Frame 1 (no input): blank canvas, image omitted
Frame 60 (no input): blank canvas, image omitted
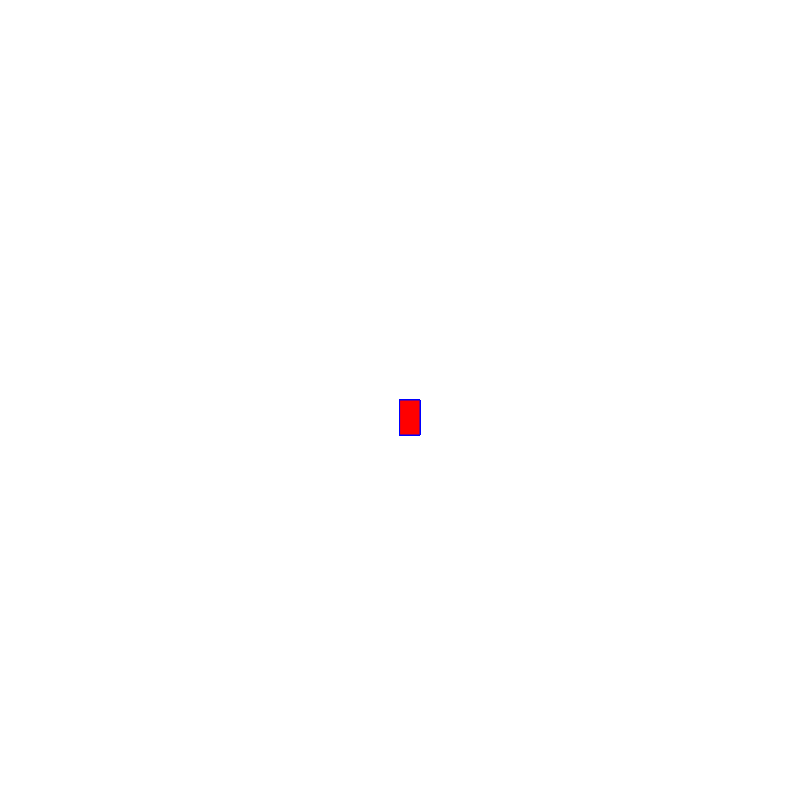
Frame 120 (the mouse pressed at the canvas centre since frame 60)

The p5.js sketch whose frames 1 and 60 were blank and that drew this single picture after the mouse press (run headless with seeded random() and noise() and a simulated clock; from frame 60 on, the mouse is pressed at the canvas centre):

// p5.js sketch
// ── sketch.js
function setup() {
  createCanvas(800, 800);
  background("white");
}

function draw() {
  stroke("blue");
  fill("red");

  // console.log(mouseIsPressed)

  if (mouseIsPressed) {
    rect(mouseX, mouseY, 20, 35);
  }
}
